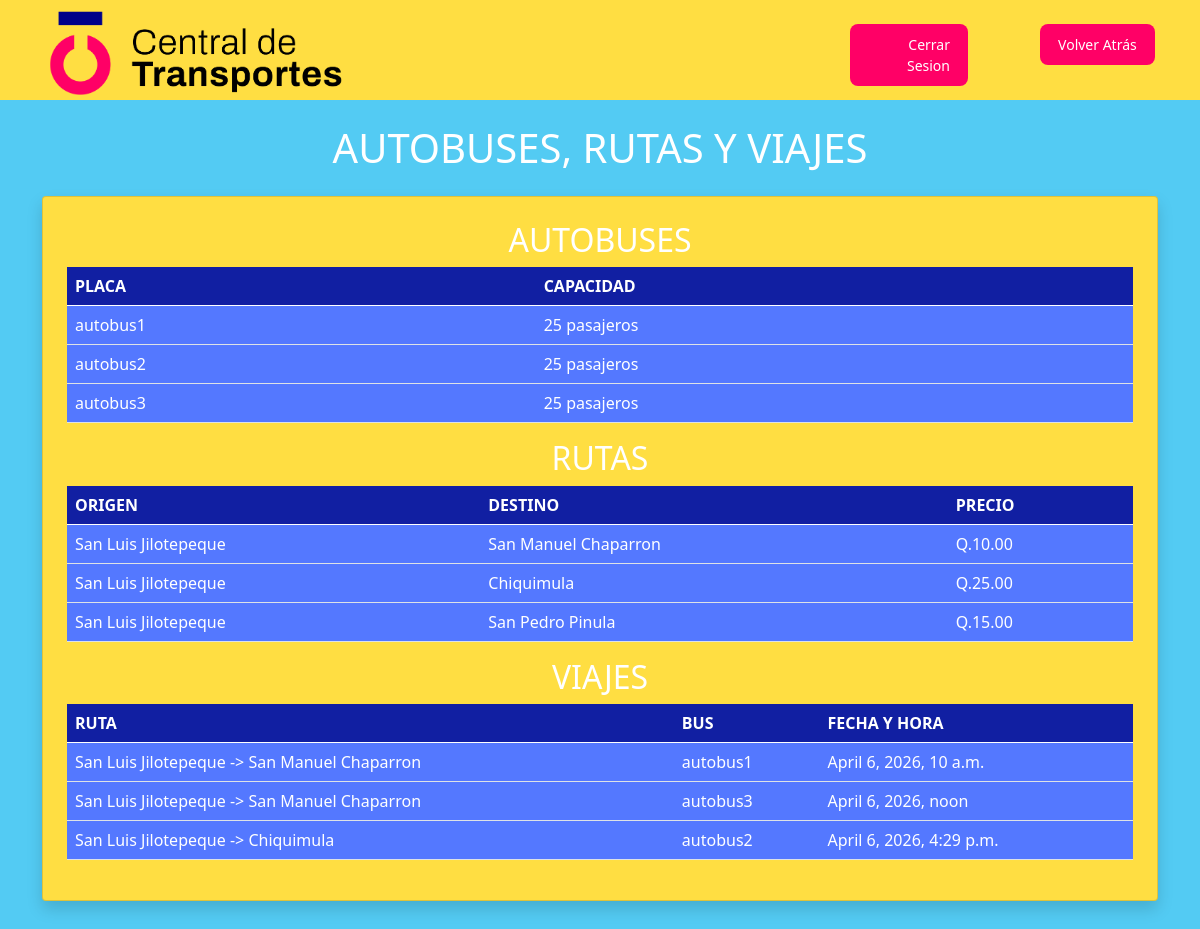
Screenshot of /visualizacion/ (signed in) with the database file from the repository.
### Administracion/models.py (models this page shows, shortened)
class Autobus (models.Model):
    placa = models.CharField(primary_key=True, max_length=8)
    capacidad = models.IntegerField()
    def __str__(self):
        return f"{self.placa}"

class Ruta (models.Model):
    origen = models.CharField(max_length=100)
    destino = models.CharField(max_length=100)
    precio = models.DecimalField(max_digits=8, decimal_places=2)
    def __str__(self):
        return f"{self.origen} -> {self.destino}"

class Viaje (models.Model):
    fecha_y_hora = models.DateTimeField()
    ruta = models.ForeignKey(Ruta, on_delete=models.CASCADE)
    bus = models.ForeignKey(Autobus, on_delete=models.CASCADE)
    class Meta:
        unique_together = ('bus', 'fecha_y_hora')

### Transportes/views.py (the view)
# urls.py: path('visualizacion/', visualizacion, name='visualizacion'),
@login_required
def visualizacion(request):
    autobuses = Autobus.objects.all()
    rutas = Ruta.objects.all()
    viajes = Viaje.objects.all()
    return render(request, 'visualizacion.html',{'autobuses':autobuses, 'rutas':rutas, 'viajes':viajes})

### Transportes/templates/visualizacion.html (shortened to what this page needs)
{% extends 'inicio.html'%}
{% block section %}
    <h1 class="mt-4">AUTOBUSES, RUTAS Y VIAJES</h1>
    <div class="container mt-4">
        <div class="card shadow p-4 tarjeta-2">
            <h2>AUTOBUSES</h2>
            <table class="table">
                <thead class="cabeza">
                    <tr>
                        <th>PLACA</th>
                        <th>CAPACIDAD</th>
                    </tr>
                </thead>
                <tbody class="cuerpo">
                    {% for bus in autobuses %}
                        <tr>
                            <td>{{bus.placa}}</td>
                            <td>{{bus.capacidad}} pasajeros</td>
                        </tr>
                    {% endfor %}
                </tbody>
            </table>
            <h2>RUTAS</h2>
            <table class="table">
                <thead class="cabeza">
                    <tr>
                        <th>ORIGEN</th>
                        <th>DESTINO</th>
                        <th>PRECIO</th>
                    </tr>
                </thead>
                <tbody class="cuerpo">
                    {% for rut in rutas %}
                        <tr>
                            <td>{{rut.origen}}</td>
                            <td>{{rut.destino}}</td>
                            <td>Q.{{rut.precio}}</td>
                        </tr>
                    {% endfor %}
                </tbody>
            </table>
            <h2>VIAJES</h2>
            <table class="table">
                <thead class="cabeza">
                    <tr>
                        <th>RUTA</th>
                        <th>BUS</th>
                        <th>FECHA Y HORA</th>
                    </tr>
                </thead>
                <tbody class="cuerpo">
                    {% for via in viajes %}
                        <tr>
                            <td>{{via.ruta}}</td>
                            <td>{{via.bus}}</td>
                            <td>{{via.fecha_y_hora}}</td>
                        </tr>
                    {% endfor %}
                </tbody>
            </table>
        </div>
    </div>
{% endblock section %}

### Transportes/templates/inicio.html (shortened to what this page needs)
{% load static %}
<link href="https://cdn.jsdelivr.net/npm/bootstrap@5.0.2/dist/css/bootstrap.min.css" rel="stylesheet">
<link rel="stylesheet" href="{% static 'Transportes/css/customize.css' %}">
<!DOCTYPE html>
<html lang="en">
<head>
    <link href="https://cdn.jsdelivr.net/npm/bootstrap@5.0.2/dist/css/bootstrap.min.css" rel="stylesheet">
</head>
<body class="fondo">
    <div class="top">
        <div class="container">
            <div class="row">
                <div class="col-8">
                    <img src="{% static '/Transportes/img/logo_CT.png' %}" alt='' class="logo">
                </div>
                <div class="col-2">
                    <a href="{% url 'logout' %}" class="btn logout">Cerrar Sesion</a>
                </div>
                <div class="col-2">
                    <button onclick="history.back()" class="btn-volver">Volver Atrás</button>
                </div>
            </div>
        </div>
    </div>
    {% block section %}{% endblock section %}
</body>
</html>

### static/Transportes/css/customize.css (style rules this page uses)
a { color: white; text-decoration: none; }
h1 { color: white; text-align: center; }
h2 { color: white; text-align: center; }
.logo { height: 100; }
.btn.logout { text-align: right; margin-top: 3ch; margin-left: 6ch; background-color: #ff0066; color: white; border: none; padding: 10px 18px; border-radius: 8px; font-size: 14px; }
.fondo { background-color: #53CBF3; }
.top { background-color: #FFDE42; }
.card.tarjeta-2 { background-color: #FFDE42; }
.btn-volver { text-align: right; margin-top: 3ch; margin-left: 6ch; background-color: #ff0066; color: white; border: none; padding: 10px 18px; border-radius: 8px; font-size: 14px; }
.cabeza { background-color: #111FA2; color: white; }
.cuerpo { background-color: #5478FF; color: white; }

### rows the page displays
Autobus: placa "autobus1", capacidad "25"
Autobus: placa "autobus2", capacidad "25"
Autobus: placa "autobus3", capacidad "25"
Ruta: origen "San Luis Jilotepeque", destino "San Manuel Chaparron", precio "10.00"
Ruta: origen "San Luis Jilotepeque", destino "Chiquimula", precio "25.00"
Ruta: origen "San Luis Jilotepeque", destino "San Pedro Pinula", precio "15.00"
Viaje: ruta "San Luis Jilotepeque -> San Manuel Chaparron", bus "autobus1", fecha_y_hora "April 6, 2026, 10 a.m."
Viaje: ruta "San Luis Jilotepeque -> San Manuel Chaparron", bus "autobus3", fecha_y_hora "April 6, 2026, noon"
Viaje: ruta "San Luis Jilotepeque -> Chiquimula", bus "autobus2", fecha_y_hora "April 6, 2026, 4:29 p.m."
